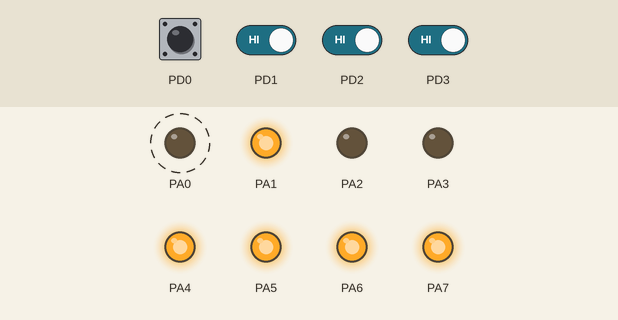
Bench run of a program on a simulated ATmega128, built with avr-gcc and emulated at 16 MHz. Shown: output pins drawn as LEDs (lit = HIGH). Dashed ring = blinking. Inputs (shaded band) come from the test bench; at power-on: PD0–3 HIGH.

Above: at 1.25 s.
1.3 s: PD1 driven LOW
At 2.05 s:
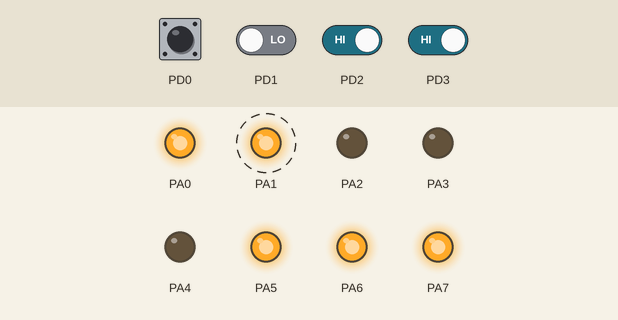
4.3 s: PD1 driven HIGH
At 5.65 s:
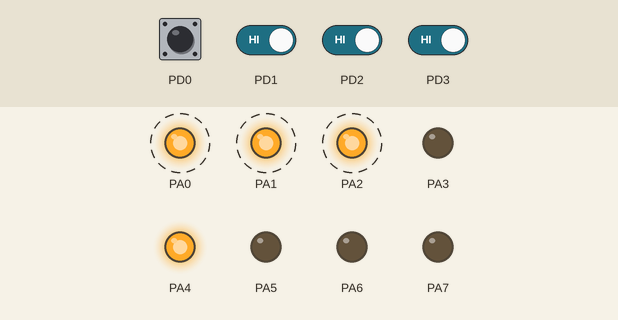
7.3 s: PD2 driven LOW
10.3 s: PD2 driven HIGH
At 10.55 s:
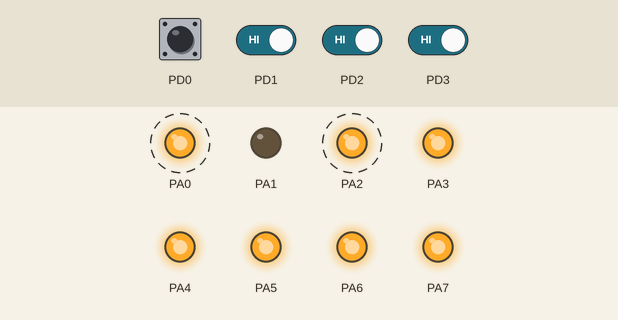
13.3 s: PD3 driven LOW
At 14.1 s:
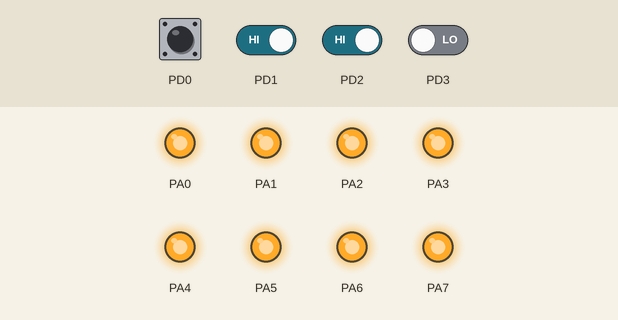
14.8 s: PD3 driven HIGH
At 16.39 s:
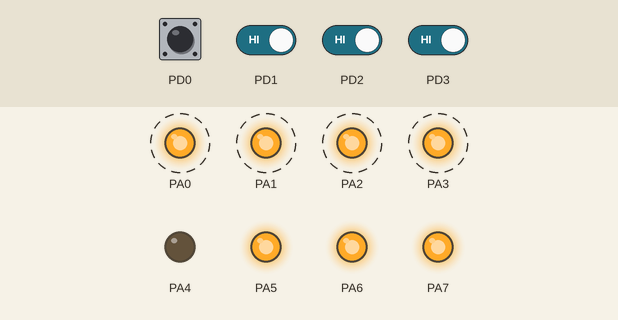
Timing chart, 0 to 20.4 s (numbered marks = the images above; inputs shaded):
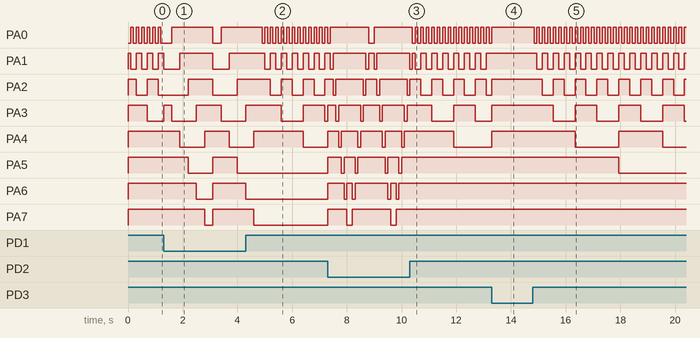

Measured:
- after the input at 1.3 s, PA1: LOW → HIGH after 0.60 s, → LOW 1.2 s later, → HIGH 0.60 s later; PA5: HIGH → LOW after 0.90 s instead of 1.8 s; PA6: HIGH → LOW after 1.2 s, → HIGH 0.60 s later; PA7: HIGH → LOW after 1.5 s, → HIGH 0.30 s later
- after the input at 4.3 s, PA0: alternates HIGH for 0.10 s and LOW for 0.10 s, starting after 0.70 s; PA5: stays LOW (without the input it goes to HIGH after 0.60 s); PA6: goes on until 4.3 s, then stays LOW; PA7: goes on until 4.6 s, then stays LOW
- after the input at 10.3 s, PA0: alternates HIGH for 0.10 s and LOW for 0.10 s, starting after 0.20 s; PA5–7: stops changing and stays HIGH
- after the input at 13.3 s, PA0: goes on until 13.3 s, then stays HIGH; PA1: stops changing and stays HIGH; PA5: stays HIGH (without the input it goes to LOW after 0.20 s)
- after the input at 14.8 s, PA0: alternates HIGH for 0.10 s and LOW for 0.10 s, starting at once; PA1: alternates HIGH for 0.20 s and LOW for 0.20 s, starting after 0.14 s
- by itself, PA1: repeats every 0.40 s: LOW 0.20 s, HIGH 0.20 s
- by itself, PA2: alternates HIGH for 0.40 s and LOW for 0.40 s

The program:

main.c
```c
#define F_CPU 16000000

#include <avr/io.h>
#include <avr/interrupt.h>
#include <util/delay.h>

int main (void){

	DDRA = 0xFF;
	DDRD = 0x00;

	PORTA = 0xFF;

	EIMSK = 0b00001111;
	EICRA = 0x02;

	sei();

	while(1){
		if (PORTA==0x00){
			PORTA=0xFF;
			_delay_ms(100);
		}
		else{
			PORTA=PORTA-1;
			_delay_ms(100);
		}
	}
}
ISR (INT0_vect){
	int16_t temp=0b11100000;
	for (int i=0;i<6;i++){
		PORTA=~temp;
		temp=temp>>1;
		_delay_ms(300);
	}
}
ISR (INT1_vect){
	int16_t temp=0b00000111;
	for (int i=0;i<6;i++){
		PORTA=~temp;
		temp=temp<<1;
		_delay_ms(300);
	}
}
ISR(INT2_vect){
	int16_t temp=0b00000001;
	for (int i=0;i<8;i++){
		PORTA=~temp;
		temp=temp<<1;
		_delay_ms(100);
	}
	for (int i=0;i<8;i++){
		temp=temp>>1;
		PORTA=~temp;
		_delay_ms(100);
	}
}
ISR(INT3_vect){
	PORTA=0xFF;
}
```
